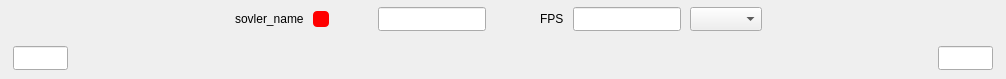
<?xml version="1.0" encoding="UTF-8"?>
<ui version="4.0">
 <class>Timeline</class>
 <widget class="QWidget" name="Timeline">
  <property name="geometry">
   <rect>
    <x>0</x>
    <y>0</y>
    <width>1006</width>
    <height>79</height>
   </rect>
  </property>
  <property name="sizePolicy">
   <sizepolicy hsizetype="Preferred" vsizetype="Fixed">
    <horstretch>0</horstretch>
    <verstretch>0</verstretch>
   </sizepolicy>
  </property>
  <property name="minimumSize">
   <size>
    <width>0</width>
    <height>0</height>
   </size>
  </property>
  <property name="maximumSize">
   <size>
    <width>16777215</width>
    <height>16777215</height>
   </size>
  </property>
  <property name="windowTitle">
   <string>Form</string>
  </property>
  <property name="autoFillBackground">
   <bool>true</bool>
  </property>
  <layout class="QVBoxLayout" name="verticalLayout" stretch="0,11">
   <property name="spacing">
    <number>1</number>
   </property>
   <property name="leftMargin">
    <number>1</number>
   </property>
   <property name="topMargin">
    <number>1</number>
   </property>
   <property name="rightMargin">
    <number>1</number>
   </property>
   <property name="bottomMargin">
    <number>1</number>
   </property>
   <item>
    <layout class="QHBoxLayout" name="timelineHLayout" stretch="0,0,0,0,0,0,0,0,0,0,0,0,0,0,0">
     <property name="spacing">
      <number>9</number>
     </property>
     <property name="topMargin">
      <number>6</number>
     </property>
     <property name="bottomMargin">
      <number>6</number>
     </property>
     <item>
      <spacer name="horizontalSpacer">
       <property name="orientation">
        <enum>Qt::Horizontal</enum>
       </property>
       <property name="sizeHint" stdset="0">
        <size>
         <width>40</width>
         <height>20</height>
        </size>
       </property>
      </spacer>
     </item>
     <item>
      <widget class="QLabel" name="lbl_solver">
       <property name="text">
        <string>sovler_name</string>
       </property>
      </widget>
     </item>
     <item>
      <widget class="QPushButton" name="btnStopSolver">
       <property name="minimumSize">
        <size>
         <width>16</width>
         <height>16</height>
        </size>
       </property>
       <property name="maximumSize">
        <size>
         <width>16</width>
         <height>16</height>
        </size>
       </property>
       <property name="styleSheet">
        <string notr="true">        QPushButton {
            background-color: red;
            border: none;
            border-radius: 4px;
        }
        QPushButton:hover:enabled {
            background-color: #cc0000;
        }
        QPushButton:pressed:enabled {
            background-color: #990000;
        }
        QPushButton:disabled {
            background-color: gray;
        }</string>
       </property>
       <property name="text">
        <string/>
       </property>
      </widget>
     </item>
     <item>
      <spacer name="horizontalSpacer_3">
       <property name="orientation">
        <enum>Qt::Horizontal</enum>
       </property>
       <property name="sizeType">
        <enum>QSizePolicy::Fixed</enum>
       </property>
       <property name="sizeHint" stdset="0">
        <size>
         <width>40</width>
         <height>20</height>
        </size>
       </property>
      </spacer>
     </item>
     <item>
      <widget class="QLineEdit" name="editFrame">
       <property name="sizePolicy">
        <sizepolicy hsizetype="Preferred" vsizetype="Preferred">
         <horstretch>0</horstretch>
         <verstretch>0</verstretch>
        </sizepolicy>
       </property>
       <property name="minimumSize">
        <size>
         <width>0</width>
         <height>0</height>
        </size>
       </property>
       <property name="maximumSize">
        <size>
         <width>16777215</width>
         <height>16777215</height>
        </size>
       </property>
       <property name="alignment">
        <set>Qt::AlignCenter</set>
       </property>
      </widget>
     </item>
     <item>
      <widget class="ZToolButton" name="btnBackToStart" native="true">
       <property name="sizePolicy">
        <sizepolicy hsizetype="Preferred" vsizetype="Preferred">
         <horstretch>0</horstretch>
         <verstretch>0</verstretch>
        </sizepolicy>
       </property>
       <property name="maximumSize">
        <size>
         <width>16777215</width>
         <height>16777215</height>
        </size>
       </property>
      </widget>
     </item>
     <item>
      <widget class="ZToolButton" name="btnBackward" native="true">
       <property name="sizePolicy">
        <sizepolicy hsizetype="Preferred" vsizetype="Preferred">
         <horstretch>0</horstretch>
         <verstretch>0</verstretch>
        </sizepolicy>
       </property>
       <property name="maximumSize">
        <size>
         <width>16777215</width>
         <height>16777215</height>
        </size>
       </property>
      </widget>
     </item>
     <item>
      <widget class="ZToolButton" name="btnPlay" native="true">
       <property name="sizePolicy">
        <sizepolicy hsizetype="Preferred" vsizetype="Preferred">
         <horstretch>0</horstretch>
         <verstretch>0</verstretch>
        </sizepolicy>
       </property>
       <property name="maximumSize">
        <size>
         <width>16777215</width>
         <height>16777215</height>
        </size>
       </property>
      </widget>
     </item>
     <item>
      <widget class="ZToolButton" name="btnForward" native="true">
       <property name="sizePolicy">
        <sizepolicy hsizetype="Preferred" vsizetype="Preferred">
         <horstretch>0</horstretch>
         <verstretch>0</verstretch>
        </sizepolicy>
       </property>
       <property name="maximumSize">
        <size>
         <width>16777215</width>
         <height>16777215</height>
        </size>
       </property>
      </widget>
     </item>
     <item>
      <widget class="ZToolButton" name="btnForwardToEnd" native="true">
       <property name="sizePolicy">
        <sizepolicy hsizetype="Preferred" vsizetype="Preferred">
         <horstretch>0</horstretch>
         <verstretch>0</verstretch>
        </sizepolicy>
       </property>
       <property name="maximumSize">
        <size>
         <width>16777215</width>
         <height>16777215</height>
        </size>
       </property>
      </widget>
     </item>
     <item>
      <widget class="QLabel" name="fpslabel">
       <property name="text">
        <string>FPS</string>
       </property>
      </widget>
     </item>
     <item>
      <widget class="QLineEdit" name="fpsEdit">
       <property name="sizePolicy">
        <sizepolicy hsizetype="Preferred" vsizetype="Preferred">
         <horstretch>0</horstretch>
         <verstretch>0</verstretch>
        </sizepolicy>
       </property>
       <property name="alignment">
        <set>Qt::AlignCenter</set>
       </property>
      </widget>
     </item>
     <item>
      <widget class="QComboBox" name="comboBox">
       <property name="sizePolicy">
        <sizepolicy hsizetype="Preferred" vsizetype="Preferred">
         <horstretch>0</horstretch>
         <verstretch>0</verstretch>
        </sizepolicy>
       </property>
       <property name="minimumSize">
        <size>
         <width>0</width>
         <height>0</height>
        </size>
       </property>
       <property name="maximumSize">
        <size>
         <width>16777215</width>
         <height>16777215</height>
        </size>
       </property>
       <property name="editable">
        <bool>false</bool>
       </property>
      </widget>
     </item>
     <item>
      <widget class="ZToolButton" name="btnLoopPlay" native="true"/>
     </item>
     <item>
      <spacer name="horizontalSpacer_2">
       <property name="orientation">
        <enum>Qt::Horizontal</enum>
       </property>
       <property name="sizeHint" stdset="0">
        <size>
         <width>40</width>
         <height>20</height>
        </size>
       </property>
      </spacer>
     </item>
    </layout>
   </item>
   <item>
    <widget class="QWidget" name="sliderWid" native="true">
     <property name="sizePolicy">
      <sizepolicy hsizetype="Preferred" vsizetype="Fixed">
       <horstretch>0</horstretch>
       <verstretch>0</verstretch>
      </sizepolicy>
     </property>
     <property name="minimumSize">
      <size>
       <width>0</width>
       <height>0</height>
      </size>
     </property>
     <property name="maximumSize">
      <size>
       <width>16777215</width>
       <height>16777215</height>
      </size>
     </property>
     <layout class="QHBoxLayout" name="horizontalLayout">
      <property name="spacing">
       <number>14</number>
      </property>
      <property name="leftMargin">
       <number>12</number>
      </property>
      <property name="topMargin">
       <number>8</number>
      </property>
      <property name="rightMargin">
       <number>12</number>
      </property>
      <property name="bottomMargin">
       <number>8</number>
      </property>
      <item>
       <widget class="QLineEdit" name="editFrom">
        <property name="sizePolicy">
         <sizepolicy hsizetype="Fixed" vsizetype="Expanding">
          <horstretch>0</horstretch>
          <verstretch>0</verstretch>
         </sizepolicy>
        </property>
        <property name="minimumSize">
         <size>
          <width>55</width>
          <height>24</height>
         </size>
        </property>
        <property name="maximumSize">
         <size>
          <width>55</width>
          <height>16777215</height>
         </size>
        </property>
       </widget>
      </item>
      <item>
       <widget class="ZSlider" name="timeliner" native="true">
        <property name="sizePolicy">
         <sizepolicy hsizetype="Preferred" vsizetype="Fixed">
          <horstretch>0</horstretch>
          <verstretch>0</verstretch>
         </sizepolicy>
        </property>
        <property name="minimumSize">
         <size>
          <width>0</width>
          <height>0</height>
         </size>
        </property>
       </widget>
      </item>
      <item>
       <widget class="QLineEdit" name="editTo">
        <property name="sizePolicy">
         <sizepolicy hsizetype="Fixed" vsizetype="Expanding">
          <horstretch>0</horstretch>
          <verstretch>0</verstretch>
         </sizepolicy>
        </property>
        <property name="minimumSize">
         <size>
          <width>55</width>
          <height>0</height>
         </size>
        </property>
        <property name="maximumSize">
         <size>
          <width>55</width>
          <height>16777215</height>
         </size>
        </property>
        <property name="baseSize">
         <size>
          <width>0</width>
          <height>0</height>
         </size>
        </property>
       </widget>
      </item>
     </layout>
    </widget>
   </item>
  </layout>
 </widget>
 <customwidgets>
  <customwidget>
   <class>ZSlider</class>
   <extends>QWidget</extends>
   <header>widgets/zslider.h</header>
   <container>1</container>
  </customwidget>
  <customwidget>
   <class>ZToolButton</class>
   <extends>QWidget</extends>
   <header location="global">widgets/ztoolbutton.h</header>
   <container>1</container>
  </customwidget>
 </customwidgets>
 <resources/>
 <connections/>
</ui>
